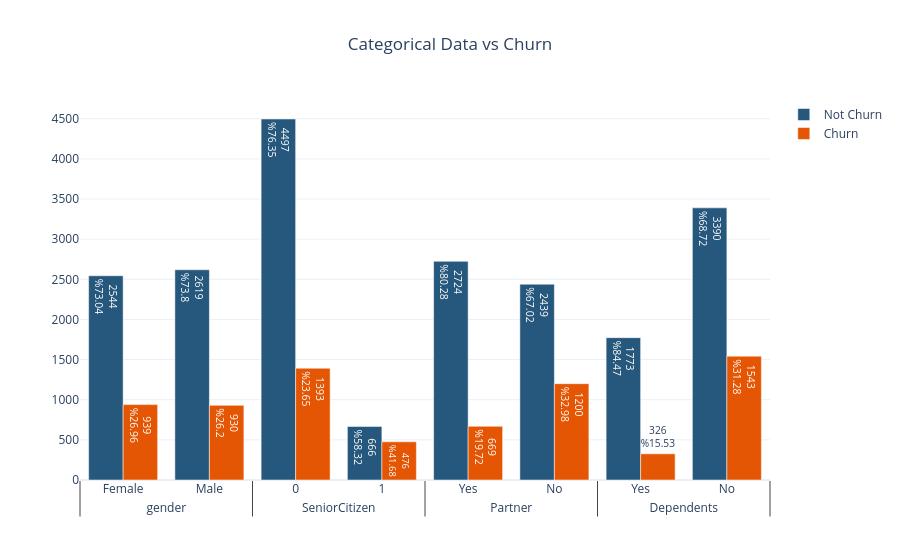

Notebook code for this chart:
### Markdown cell above
#### Demographic features are all categorical:  

`gender`, `SeniorCitizen`, `Partner`, `Dependents`

### Code cell
cat_viz(['gender', 'SeniorCitizen', 'Partner', 'Dependents']).show()

### Figure 1 — Plotly figure (JSON) as saved in the notebook; plotly's stock layout.template omitted (floating-point values rounded to 4 significant figures)
{"data": [{"marker": {"color": "#26577C"}, "name": "Not Churn", "text": ["2544<br>%73.04", "2619<br>%73.8", "4497<br>%76.35", "666<br>%58.32", "2724<br>%80.28", "2439<br>%67.02", "3390<br>%68.72", "1773<br>%84.47"], "type": "bar", "x": [["gender", "gender", "SeniorCitizen", "SeniorCitizen", "Partner", "Partner", "Dependents", "Dependents"], ["Female", "Male", 0, 1, "Yes", "No", "No", "Yes"]], "y": [2544, 2619, 4497, 666, 2724, 2439, 3390, 1773]}, {"marker": {"color": "#E55604"}, "name": "Churn", "text": ["939<br>%26.96", "930<br>%26.2", "1393<br>%23.65", "476<br>%41.68", "669<br>%19.72", "1200<br>%32.98", "1543<br>%31.28", "326<br>%15.53"], "type": "bar", "x": [["gender", "gender", "SeniorCitizen", "SeniorCitizen", "Partner", "Partner", "Dependents", "Dependents"], ["Female", "Male", 0, 1, "Yes", "No", "No", "Yes"]], "y": [939, 930, 1393, 476, 669, 1200, 1543, 326]}], "layout": {"title": {"text": "Categorical Data vs Churn", "x": 0.5}}}
